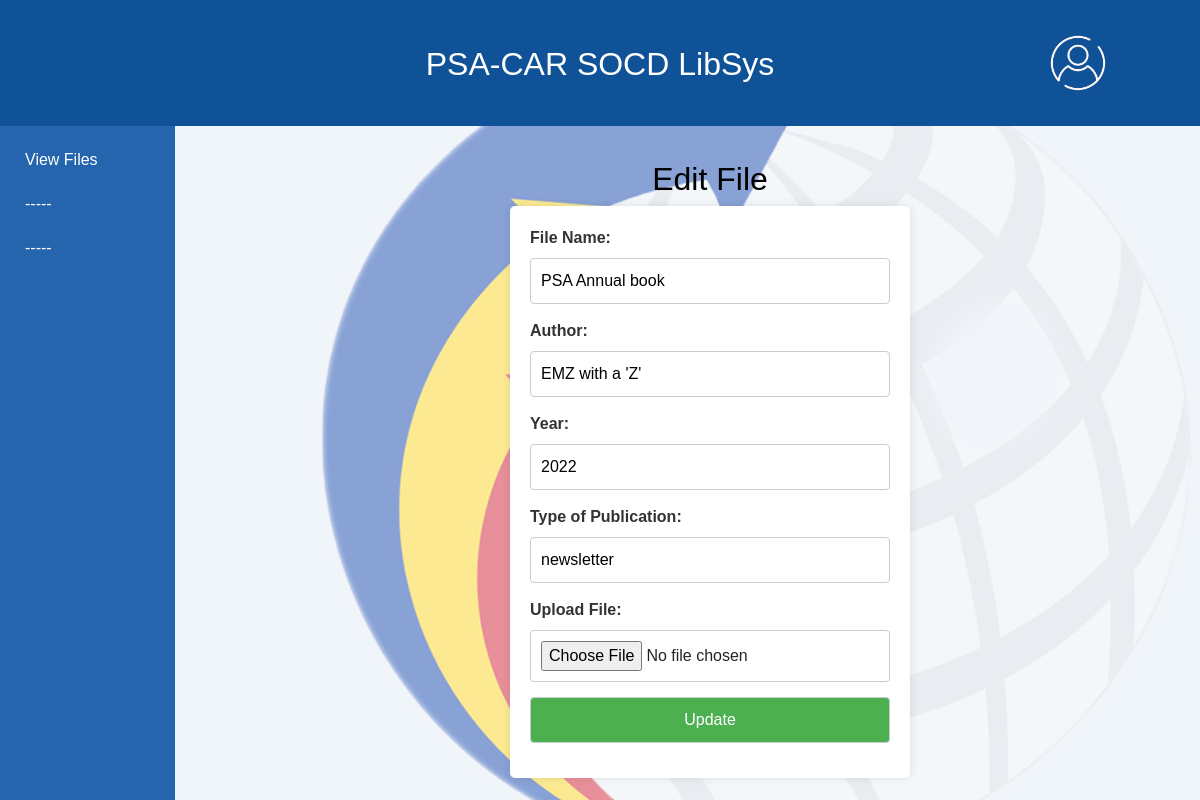
The app's page /employee/edit_files.php?id=1 with its own data.
### tables this page shows
CREATE TABLE `Files` (
  `bid` int(100) NOT NULL,
  `name` varchar(1000) NOT NULL,
  `author` varchar(100) NOT NULL,
  `year` varchar(100) NOT NULL,
  `type_of_publication` varchar(100) NOT NULL,
  `files` varchar(255) NOT NULL
);

### employee/edit_files.php (the view, shortened to what this page needs)
<?php
$servername = "localhost";
$username = "root";
$password = "";
$database = "file_inventory";
$conn = mysqli_connect($servername, $username, $password, $database);
$fileDetails = null;
if(isset($_GET['id'])) {
    $id = $_GET['id'];
    $result = mysqli_query($conn, "SELECT * FROM Files WHERE bid=$id");
    $fileDetails = mysqli_fetch_assoc($result);
}
?>
<!DOCTYPE html>
<html lang="en">
<head>
    <link rel="stylesheet" href="https://maxcdn.bootstrapcdn.com/bootstrap/4.5.2/css/bootstrap.min.css">
    <link rel="stylesheet" href="add_book.css">
</head>
<body>
    <div id="topbar">
        <h2>PSA-CAR SOCD LibSys</h2>
        <div class="dropdown">
            <img src="../ICON-4.png" alt="Dropdown Icon" width="68" height="68">
        </div>
    </div>
    <div id="sidebar">
        <div id="sidebar-content">
            <ul>
                <li><a href="../manage_files.php" class="sidebar-link" >View Files</a></li>
                <li><a href="" class="sidebar-link" >-----</a></li>
                <li><a href="" class="sidebar-link" >-----</a></li>
            </ul>
        </div>
    </div>
    <div id="content">
    <h2>Edit File</h2>
    <form action="" method="post" enctype="multipart/form-data">
        <label for="name">File Name:</label>
        <input type="text" id="name" name="name" value="<?php echo $fileDetails['name']; ?>" required>
        <label for="author">Author:</label>
        <input type="text" id="author" name="author" value="<?php echo $fileDetails['author']; ?>" required>
        <label for="year">Year:</label>
        <input type="number" id="year" name="year" value="<?php echo $fileDetails['year']; ?>" required>
        <label for="type_of_publication">Type of Publication:</label>
        <input type="text" id="type_of_publication" name="type_of_publication" value="<?php echo $fileDetails['type_of_publication']; ?>" required>
        <label for="file">Upload File:</label>
        <input type="file" id="file" name="file">
        <input type="submit" name="submit" value="Update">
    </form>
</div>
</body>
</html>

### employee/add_book.css (style rules this page uses)
body { margin: 0; padding: 0; font-family: Arial, sans-serif; }
@media only screen and (min-width: 768px) { #sidebar { width: 220px; position: fixed; top: 40px; bottom: 0; } }
#topbar { background-color: #0f5298; color: #fff; padding: 35px; text-align: center; position: fixed; top: 0; left: 0; width: 100%; z-index: 1000; }
#topbar .dropdown { position: absolute; top: 50%; left: 87%; transform: translateY(-50%); cursor: pointer; }
#topbar h2 { color:#fff; }
#sidebar { background-color: #2565AE; color: #fff; padding: 10px; z-index: 999; width: 175px; }
#sidebar ul { list-style: none; padding: 0; margin: 0; }
#sidebar ul li { margin-bottom: 10px; }
#sidebar ul li a { color: #fff; text-decoration: none; display: block; padding: 5px 0; }
#sidebar-content { margin-top: 93px; margin-left: 15px; }
.sidebar-link { text-decoration: none; color: black; transition: transform 0.1s ease; }
#content { margin-top: 130px; margin-left: 220px; padding: 20px; display: flex; flex-direction: column; align-items: center; }
h2 { margin-top: 10px; color: #000000; }
form { background-color: #fff; padding: 20px; border-radius: 5px; box-shadow: 0 0 10px rgba(0, 0, 0, 0.1); width: 400px; }
label { font-weight: bold; color: #333; }
input[type="text"], input[type="number"], textarea, input[type="file"], input[type="submit"] { width: 100%; padding: 10px; margin-bottom: 15px; border: 1px solid #ccc; border-radius: 4px; box-sizing: border-box; }
input[type="submit"] { background-color: #4caf50; color: white; cursor: pointer; }
a { color: #007bff; text-decoration: none; }

### records on screen
files: name "PSA Annual book", author "EMZ with a 'Z'", year "2022", type_of_publication "newsletter"
